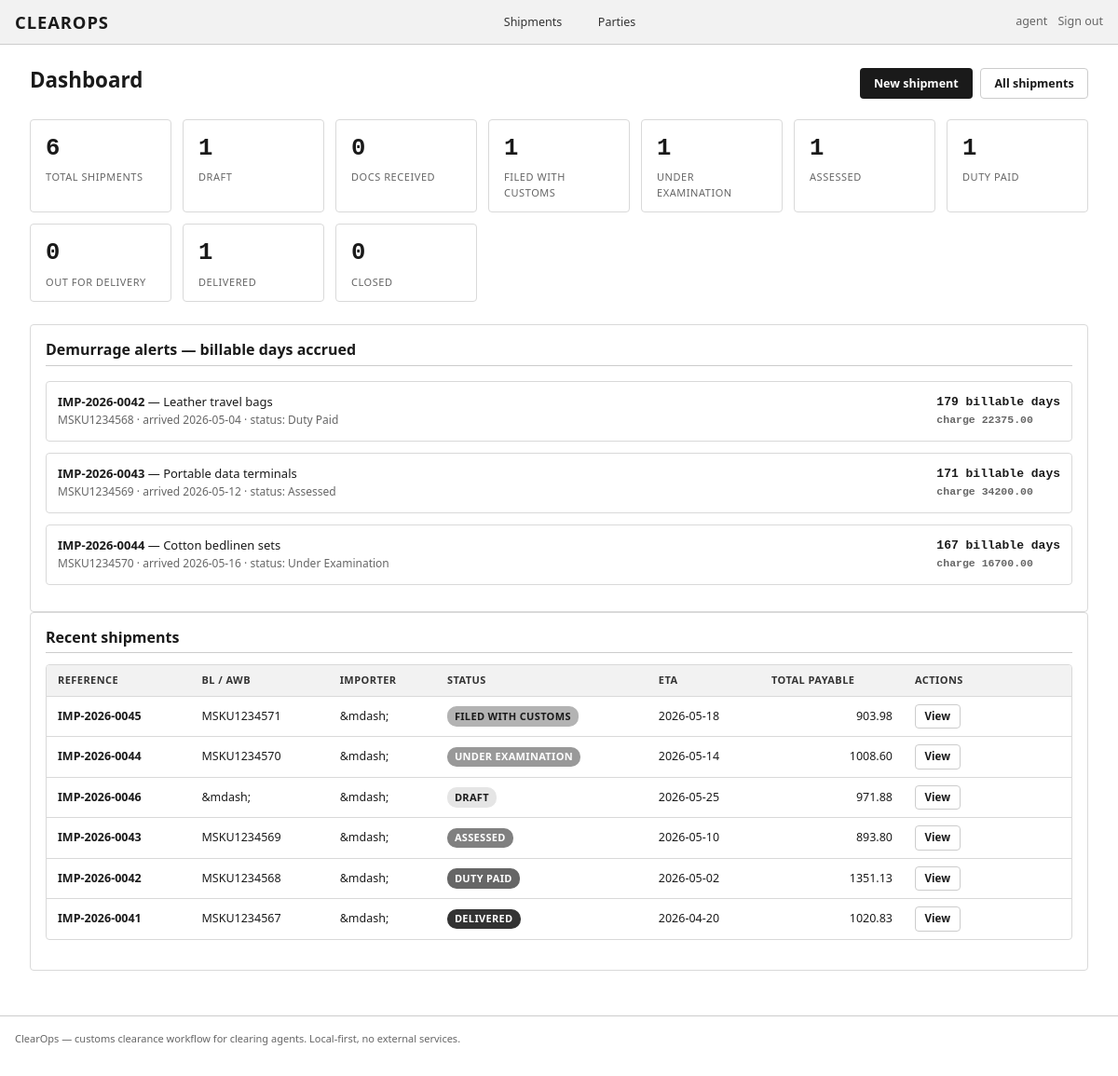
Screenshot of / (signed in) with the database file from the repository.
### tables this page shows
CREATE TABLE users (
    id INTEGER PRIMARY KEY AUTOINCREMENT,
    username TEXT UNIQUE NOT NULL,
    password_hash TEXT NOT NULL,
    role TEXT NOT NULL DEFAULT 'user',
    created_at TEXT NOT NULL
);

CREATE TABLE shipments (
    id INTEGER PRIMARY KEY AUTOINCREMENT,
    reference TEXT UNIQUE NOT NULL,
    importer_id INTEGER,
    exporter_id INTEGER,
    consignee_id INTEGER,
    carrier_id INTEGER,
    bl_number TEXT,
    vessel_flight TEXT,
    port_of_loading TEXT,
    port_of_discharge TEXT,
    eta TEXT,
    actual_arrival TEXT,
    status TEXT NOT NULL DEFAULT 'draft',
    hs_code TEXT,
    description TEXT,
    quantity REAL,
    unit TEXT,
    unit_price REAL,
    currency TEXT DEFAULT 'USD',
    freight REAL DEFAULT 0,
    insurance REAL DEFAULT 0,
    cif_value REAL DEFAULT 0,
    duty_rate REAL DEFAULT 0,
    cess_rate REAL DEFAULT 0,
    igst_rate REAL DEFAULT 0,
    duty_amount REAL DEFAULT 0,
    cess_amount REAL DEFAULT 0,
    igst_amount REAL DEFAULT 0,
    total_payable REAL DEFAULT 0,
    duty_paid_at TEXT,
    free_days INTEGER DEFAULT 7,
    demurrage_per_day REAL DEFAULT 0,
    created_at TEXT NOT NULL,
    updated_at TEXT NOT NULL,
    FOREIGN KEY (importer_id) REFERENCES parties(id),
    FOREIGN KEY (exporter_id) REFERENCES parties(id),
    FOREIGN KEY (consignee_id) REFERENCES parties(id),
    FOREIGN KEY (carrier_id) REFERENCES parties(id)
);

### app.py (the view)
@app.route("/")
@login_required
def dashboard():
    shipments = query("SELECT * FROM shipments ORDER BY updated_at DESC LIMIT 8")
    counts = {}
    for s in STATUSES:
        row = query("SELECT COUNT(*) AS c FROM shipments WHERE status = ?", (s,), one=True)
        counts[s] = row["c"] if row else 0
    total = sum(counts.values())
    alerts = []
    rows = query("SELECT * FROM shipments WHERE actual_arrival IS NOT NULL AND status NOT IN ('delivered','closed') ORDER BY actual_arrival")
    for r in rows:
        dem = compute_demurrage(r["actual_arrival"], r["free_days"], r["demurrage_per_day"])
        if dem["billable_days"] > 0:
            alerts.append({"shipment": r, "demurrage": dem})
    return render_template("index.html", shipments=shipments, counts=counts,
                           total=total, alerts=alerts, STATUS_LABELS=STATUS_LABELS)

### app.py (called while the page is built)
def login_required(view):
    @wraps(view)
    def wrapped(*args, **kwargs):
        if "user_id" not in session:
            return redirect(url_for("login", next=request.path))
        return view(*args, **kwargs)
    return wrapped

def current_user():
    if "user_id" not in session:
        return None
    return query("SELECT id, username, role FROM users WHERE id = ?", (session["user_id"],), one=True)

@app.context_processor
def inject_globals():
    return dict(current_user=current_user(), STATUSES=STATUSES, STATUS_LABELS=STATUS_LABELS,
                allowed_transition=allowed_transition)

### calc.py (called while the page is built)
def parse_date(value):
    if not value:
        return None
    try:
        return datetime.strptime(value, "%Y-%m-%d").date()
    except (ValueError, TypeError):
        return None

def compute_demurrage(actual_arrival, free_days, demurrage_per_day, as_of=None):
    if not actual_arrival:
        return {"days_elapsed": 0, "billable_days": 0, "charge": 0.0}
    arrival = parse_date(actual_arrival)
    if arrival is None:
        return {"days_elapsed": 0, "billable_days": 0, "charge": 0.0}
    today = as_of or date.today()
    days_elapsed = (today - arrival).days
    if days_elapsed < 0:
        days_elapsed = 0
    free = int(free_days or 0)
    per_day = float(demurrage_per_day or 0)
    billable = max(0, days_elapsed - free)
    charge = round(billable * per_day, 2)
    return {"days_elapsed": days_elapsed, "billable_days": billable, "charge": charge}

### db.py (called while the page is built)
def get_conn():
    os.makedirs(INSTANCE_DIR, exist_ok=True)
    conn = sqlite3.connect(DB_PATH)
    conn.row_factory = sqlite3.Row
    conn.execute("PRAGMA foreign_keys = ON")
    return conn

def query(sql, params=(), one=False):
    conn = get_conn()
    cur = conn.execute(sql, params)
    rows = cur.fetchall()
    conn.commit()
    conn.close()
    return rows[0] if one and rows else rows

### templates/index.html (shortened to what this page needs)
{% extends "base.html" %}
{% block content %}
<div class="page-header">
  <h1>Dashboard</h1>
  <div class="actions">
    <a href="{{ url_for('shipment_new') }}" class="btn">New shipment</a>
    <a href="{{ url_for('shipments_list') }}" class="btn secondary">All shipments</a>
  </div>
</div>
<div class="stat-grid">
  <div class="stat">
    <div class="big">{{ total }}</div>
    <div class="label">Total shipments</div>
  </div>
  {% for key in STATUSES %}
  <div class="stat">
    <div class="big">{{ counts.get(key, 0) }}</div>
    <div class="label">{{ STATUS_LABELS[key] }}</div>
  </div>
  {% endfor %}
</div>
{% if alerts %}
<div class="card">
  <h3 style="font-size:1rem; margin-bottom:0.75rem;">Demurrage alerts &mdash; billable days accrued</h3>
  <div class="alert-list">
    {% for a in alerts %}
    <div class="alert-item">
      <div class="text">
        <strong>{{ a.shipment.reference }}</strong> &mdash; {{ a.shipment.description }}
        <br><span style="color:#666; font-size:12px;">{{ a.shipment.bl_number }} &middot; arrived {{ a.shipment.actual_arrival }} &middot; status: {{ STATUS_LABELS[a.shipment.status] }}</span>
      </div>
      <div class="charge">
        {{ a.demurrage.billable_days }} billable day{% if a.demurrage.billable_days != 1 %}s{% endif %}
        <br><span style="font-size:11.5px; color:#666;">charge {{ "%.2f"|format(a.demurrage.charge) }}</span>
      </div>
    </div>
    {% endfor %}
  </div>
</div>
{% endif %}
<div class="card">
  <h3 style="font-size:1rem; margin-bottom:0.75rem;">Recent shipments</h3>
  <div class="table-wrap">
    <table>
      <thead>
        <tr>
          <th>Reference</th>
          <th>BL / AWB</th>
          <th>Importer</th>
          <th>Status</th>
          <th>ETA</th>
          <th>Total payable</th>
          <th style="width:180px;">Actions</th>
        </tr>
      </thead>
      <tbody>
        {% if shipments %}
          {% for s in shipments %}
          <tr>
            <td><a href="{{ url_for('shipment_detail', shipment_id=s.id) }}" style="text-decoration:none; font-weight:600;">{{ s.reference }}</a></td>
            <td class="mono">{{ s.bl_number or "&mdash;" }}</td>
            <td>{{ s.importer_name or "&mdash;" }}</td>
            <td><span class="badge {{ s.status }}">{{ STATUS_LABELS[s.status] }}</span></td>
            <td>{{ s.eta or "&mdash;" }}</td>
            <td class="numeric">{{ "%.2f"|format(s.total_payable or 0) }}</td>
            <td>
              <a href="{{ url_for('shipment_detail', shipment_id=s.id) }}" class="btn ghost small">View</a>
            </td>
          </tr>
          {% endfor %}
        {% else %}
        <tr><td colspan="7" class="empty-state">No shipments yet. Create your first shipment to get started.</td></tr>
        {% endif %}
      </tbody>
    </table>
  </div>
</div>
{% endblock %}

### templates/base.html (shortened to what this page needs)
<!doctype html>
<html lang="en">
<head>
<link rel="stylesheet" href="{{ url_for('static', filename='css/style.css') }}">
</head>
<body>
<div class="topbar">
  <a href="{{ url_for('dashboard') }}" class="brand">ClearOps</a>
  <nav>
    {% if current_user %}
      <a href="{{ url_for('shipments_list') }}" class="{% if request.endpoint == 'shipments_list' %}active{% endif %}">Shipments</a>
      <a href="{{ url_for('parties_list') }}" class="{% if request.endpoint in ('parties_list','party_new','party_edit') %}active{% endif %}">Parties</a>
    {% endif %}
  </nav>
  <div class="user">
    {% if current_user %}
      <span>{{ current_user.username }}</span>
      <a href="{{ url_for('logout') }}">Sign out</a>
    {% else %}
      <a href="{{ url_for('login') }}">Sign in</a>
    {% endif %}
  </div>
</div>
<div class="container">
  <main class="main">
    {% block content %}{% endblock %}
  </main>
</div>
<footer style="padding:1rem 1rem 2rem; color:#666; font-size:11px; border-top:1px solid #ccc;">
  ClearOps &mdash; customs clearance workflow for clearing agents. Local-first, no external services.
</footer>
</body>
</html>

### static/css/style.css (style rules this page uses)
:root { --ink: #1a1a1a; --ink-soft: #333333; --mute: #666666; --line: #999999; --line-soft: #cccccc; --bg: #ffffff; --bg-soft: #f2f2f2; --bg-strong: #e5e5e5; --border: #d9d9d9; --shadow: 0 1px 3px rgba(0,0,0,0.10); --radius: 4px; --font-stack: ui-sans-serif, system-ui, -apple-system, Segoe UI, Roboto, Helvetica, Arial, sans-serif; --mono: ui-monospace, SF Mono, Consolas, Menlo, monospace; }
* { box-sizing: border-box; }
html { line-height: 1.5; -webkit-font-smoothing: antialiased; }
body { margin: 0; background: var(--bg); color: var(--ink); font-family: var(--font-stack); font-size: 13px; }
a { color: var(--ink); text-decoration: underline; }
h1, h2, h3, h4, h5 { margin: 0 0 0.5rem 0; font-weight: 700; color: var(--ink); line-height: 1.25; }
h1 { font-size: 1.5rem; }
h3 { font-size: 1.1rem; }
.container { max-width: 1200px; margin: 0 auto; padding: 0 1rem; }
.topbar { display: flex; align-items: center; justify-content: space-between; background: var(--bg-soft); border-bottom: 1px solid var(--line-soft); padding: 0.6rem 1rem; }
.topbar .brand { font-weight: 800; font-size: 1.15rem; letter-spacing: 0.05em; text-transform: uppercase; text-decoration: none; }
.topbar nav a { margin-left: 1rem; font-size: 12.5px; text-decoration: none; color: var(--ink-soft); padding: 0.35rem 0.6rem; border-radius: var(--radius); }
.topbar .user { font-size: 12.5px; color: var(--mute); }
.topbar .user a { color: var(--mute); text-decoration: none; margin-left: 0.5rem; }
.main { padding: 1.5rem 1rem 3rem; }
.page-header { display: flex; align-items: center; justify-content: space-between; margin-bottom: 1.25rem; flex-wrap: wrap; gap: 0.75rem; }
.page-header h1 { font-size: 1.4rem; }
.page-header .actions { display: flex; gap: 0.5rem; flex-wrap: wrap; }
.btn { display: inline-flex; align-items: center; justify-content: center; border: 1px solid transparent; border-radius: var(--radius); padding: 0.45rem 0.9rem; font-size: 12.5px; font-weight: 600; text-decoration: none; cursor: pointer; line-height: 1.3; background: var(--ink); color: #fff; }
.btn.secondary { background: #fff; border: 1px solid var(--line-soft); color: var(--ink); }
.btn.ghost { background: transparent; border: 1px solid var(--line-soft); color: var(--ink); }
.btn.small { padding: 0.3rem 0.6rem; font-size: 11.5px; }
.badge { display: inline-block; font-size: 11px; font-weight: 700; padding: 0.15rem 0.5rem; border-radius: 10px; text-transform: uppercase; letter-spacing: 0.03em; }
.badge.draft { background: #e5e5e5; color: #1a1a1a; }
.badge.filed { background: #b3b3b3; color: #1a1a1a; }
.badge.examined { background: #999999; color: #fff; }
.badge.assessed { background: #808080; color: #fff; }
.badge.duty_paid { background: #666666; color: #fff; }
.badge.delivered { background: #333333; color: #fff; }
.table-wrap { overflow: auto; border: 1px solid var(--border); border-radius: var(--radius); margin-bottom: 1rem; }
table { width: 100%; border-collapse: collapse; font-size: 12.5px; }
th, td { padding: 0.5rem 0.75rem; text-align: left; border-bottom: 1px solid var(--border); }
th { background: var(--bg-soft); color: var(--ink-soft); font-weight: 700; font-size: 11px; text-transform: uppercase; letter-spacing: 0.04em; }
tr:last-child td { border-bottom: none; }
td.numeric, th.numeric { text-align: right; }
.card { border: 1px solid var(--border); border-radius: var(--radius); padding: 1rem; background: #fff; }
.card h3 { font-size: 1rem; margin-bottom: 0.75rem; border-bottom: 1px solid var(--line-soft); padding-bottom: 0.4rem; }
.alert-list { margin-top: 1rem; }
.alert-item { border: 1px solid var(--border); border-radius: var(--radius); padding: 0.75rem; display: flex; justify-content: space-between; align-items: flex-start; gap: 1rem; margin-bottom: 0.75rem; background: #fff; }
.alert-item .text strong { color: var(--ink); }
.alert-item .charge { font-family: var(--mono); font-weight: 700; color: var(--ink); }
.stat-grid { display: grid; grid-template-columns: repeat(auto-fill, minmax(150px, 1fr)); gap: 0.75rem; margin-bottom: 1.5rem; }
.stat { border: 1px solid var(--border); border-radius: var(--radius); padding: 0.75rem 1rem; background: #fff; }
.stat .big { font-size: 1.6rem; font-weight: 800; font-family: var(--mono); }
.stat .label { font-size: 11px; color: var(--mute); text-transform: uppercase; letter-spacing: 0.05em; margin-top: 0.2rem; }

### rows the page displays
users: username "agent"
shipments: shipment.reference "IMP-2026-0042", shipment.description "Leather travel bags", shipment.bl_number "MSKU1234568", shipment.actual_arrival "2026-05-04", status "Duty Paid", reference "IMP-2026-0042", bl_number "MSKU1234568", importer_name "&mdash;", status "DUTY PAID", eta "2026-05-02", total_payable "1351.13"
shipments: shipment.reference "IMP-2026-0043", shipment.description "Portable data terminals", shipment.bl_number "MSKU1234569", shipment.actual_arrival "2026-05-12", status "Assessed", reference "IMP-2026-0043", bl_number "MSKU1234569", importer_name "&mdash;", status "ASSESSED", eta "2026-05-10", total_payable "893.80"
shipments: shipment.reference "IMP-2026-0044", shipment.description "Cotton bedlinen sets", shipment.bl_number "MSKU1234570", shipment.actual_arrival "2026-05-16", status "Under Examination", reference "IMP-2026-0044", bl_number "MSKU1234570", importer_name "&mdash;", status "UNDER EXAMINATION", eta "2026-05-14", total_payable "1008.60"
shipments: reference "IMP-2026-0045", bl_number "MSKU1234571", importer_name "&mdash;", status "FILED WITH CUSTOMS", eta "2026-05-18", total_payable "903.98"
shipments: reference "IMP-2026-0046", bl_number "&mdash;", importer_name "&mdash;", status "DRAFT", eta "2026-05-25", total_payable "971.88"
shipments: reference "IMP-2026-0041", bl_number "MSKU1234567", importer_name "&mdash;", status "DELIVERED", eta "2026-04-20", total_payable "1020.83"

### other values shown
{{ total }} "6"
{{ counts.get(key, 0) }} "1" "0" "1" "1" "1" "1" "0" "1" "0"
{{ STATUS_LABELS[key] }} "DRAFT" "DOCS RECEIVED" "FILED WITH CUSTOMS" "UNDER EXAMINATION" "ASSESSED" "DUTY PAID" "OUT FOR DELIVERY" "DELIVERED" "CLOSED"
{{ a.demurrage.billable_days }} "179" "171" "167"
{{ "%.2f"|format(a.demurrage.charge) }} "22375.00" "34200.00" "16700.00"
